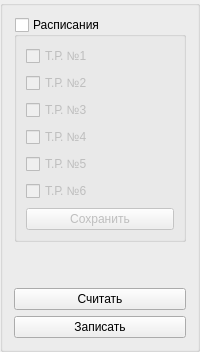
      <widget class="QGroupBox" name="verticalGroupBox">
       <layout class="QVBoxLayout" name="verticalLayout">
        <item>
         <widget class="QGroupBox" name="verticalGroupBox">
          <property name="title">
           <string>Расписания</string>
          </property>
          <property name="checkable">
           <bool>true</bool>
          </property>
          <property name="checked">
           <bool>false</bool>
          </property>
          <layout class="QVBoxLayout" name="verticalLayout_2">
           <property name="spacing">
            <number>7</number>
           </property>
           <item>
            <widget class="QCheckBox" name="checkBox_6">
             <property name="text">
              <string>Т.Р. №1</string>
             </property>
             <property name="autoExclusive">
              <bool>true</bool>
             </property>
            </widget>
           </item>
           <item>
            <widget class="QCheckBox" name="checkBox_5">
             <property name="text">
              <string>Т.Р. №2</string>
             </property>
             <property name="autoExclusive">
              <bool>true</bool>
             </property>
            </widget>
           </item>
           <item>
            <widget class="QCheckBox" name="checkBox_4">
             <property name="text">
              <string>Т.Р. №3</string>
             </property>
             <property name="autoExclusive">
              <bool>true</bool>
             </property>
            </widget>
           </item>
           <item>
            <widget class="QCheckBox" name="checkBox_3">
             <property name="text">
              <string>Т.Р. №4</string>
             </property>
             <property name="autoExclusive">
              <bool>true</bool>
             </property>
            </widget>
           </item>
           <item>
            <widget class="QCheckBox" name="checkBox_2">
             <property name="text">
              <string>Т.Р. №5</string>
             </property>
             <property name="autoExclusive">
              <bool>true</bool>
             </property>
            </widget>
           </item>
           <item>
            <widget class="QCheckBox" name="checkBox">
             <property name="text">
              <string>Т.Р. №6</string>
             </property>
             <property name="autoExclusive">
              <bool>true</bool>
             </property>
            </widget>
           </item>
           <item>
            <widget class="QPushButton" name="pushButton_3">
             <property name="enabled">
              <bool>false</bool>
             </property>
             <property name="text">
              <string>Сохранить</string>
             </property>
            </widget>
           </item>
          </layout>
         </widget>
        </item>
        <item>
         <spacer name="verticalSpacer">
          <property name="orientation">
           <enum>Qt::Vertical</enum>
          </property>
          <property name="sizeHint" stdset="0">
           <size>
            <width>20</width>
            <height>40</height>
           </size>
          </property>
         </spacer>
        </item>
        <item>
         <widget class="QPushButton" name="pushButton_2">
          <property name="text">
           <string>Считать</string>
          </property>
         </widget>
        </item>
        <item>
         <widget class="QPushButton" name="pushButton">
          <property name="text">
           <string>Записать</string>
          </property>
         </widget>
        </item>
       </layout>
      </widget>
